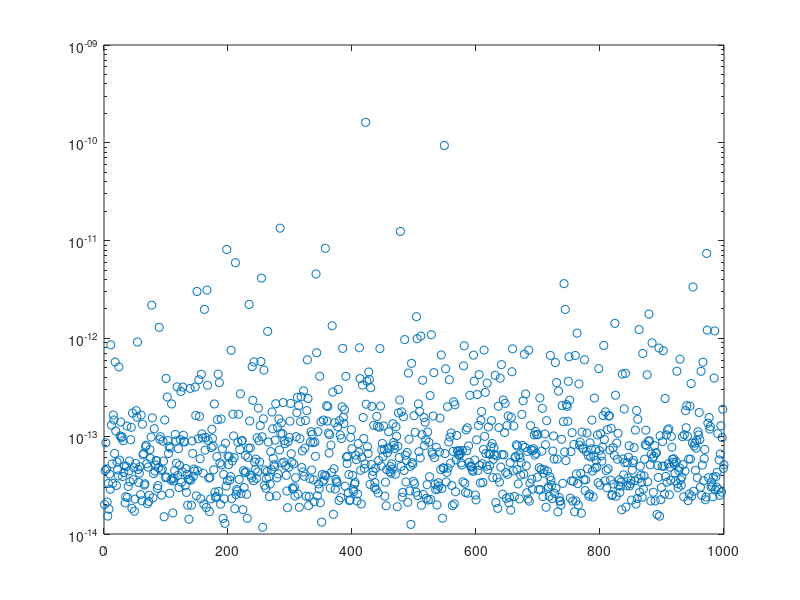

Here is the MATLAB script that generated this plot: (Note: this script raises an error after producing the figure.)
p = 1; % using p-norm

n = 100;
x_exact = ones(n,1);
rel_err = [];
for i=1:1000
    A = rand(n); % 3 by 3 random matrix
    b = A*x_exact;
    x_approx = A\b; % solve x by using GE
    
    rel_err = [rel_err, norm(x_approx - x_exact, p)/norm(x_exact,p)];
end

semilogy(rel_err, 'o'); hold on;
yline( cond(A,p)*eps(1) ) % assuming relative error in b is machine epsilon
title(['The relative error in x (using norm ',num2str(p),')'])
xlabel("number of experiments"); ylabel("relative error");
legend(["relative error", "\kappa(A)\epsilon"]);
grid on;